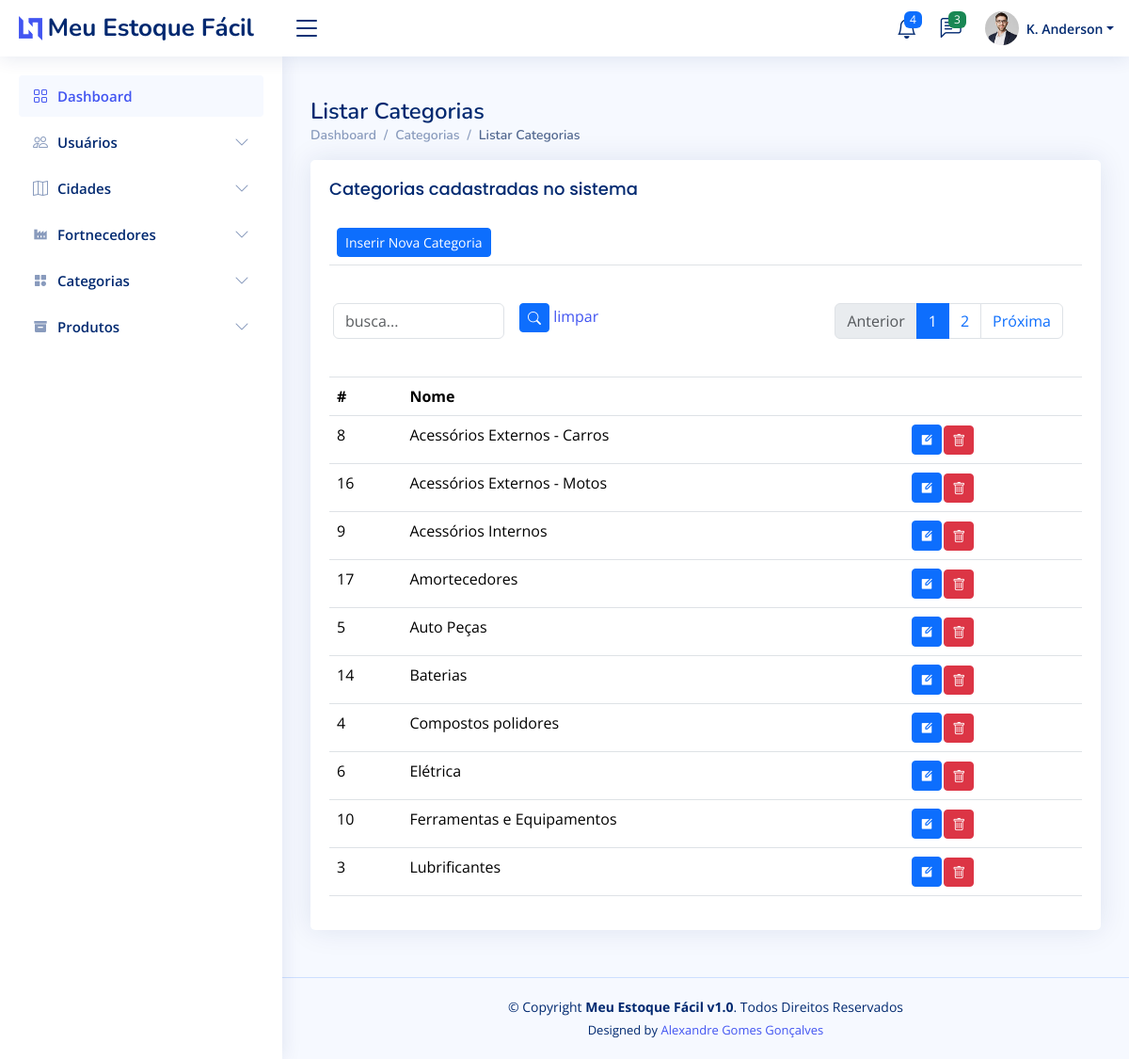
Before: /categoria/listarCategorias/ (signed in) with the older database file.
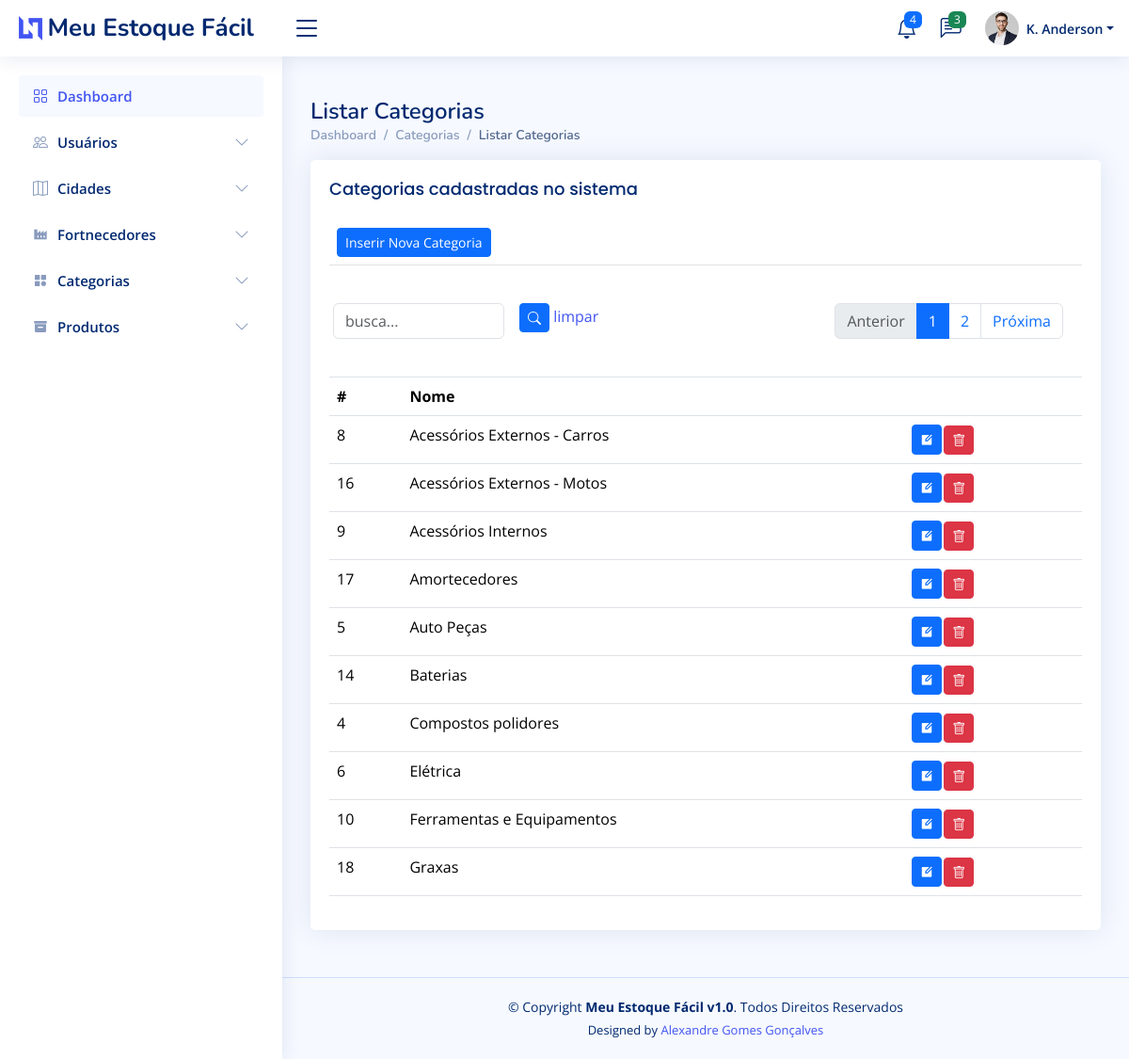
After: the same page with the newer database file.
### categoria/models.py (models this page shows, shortened)
class Categoria(models.Model):
    idCategoria     = models.AutoField(primary_key=True)
    nomeCategoria   = models.CharField(max_length=255)
    created_at      = models.DateTimeField(auto_now_add=True)
    updated_at      = models.DateTimeField(auto_now=True)
    class Meta:
        ordering = ['-nomeCategoria']

### categoria/views.py (the view)
# urls.py: path('listarCategorias/', views.listarCategorias, name='listarCategorias'),
@login_required(login_url='/sistema/login/')
def listarCategorias(request):
    if request.method == 'POST':
        Categoria.objects.filter(idCategoria=request.POST.get('idCategoria')).delete()
        return redirect('listarCategorias')
    busca = request.GET.get('busca')
    if busca:
        categorias = Categoria.objects.filter(nomeCategoria__icontains=busca).order_by('nomeCategoria')
    else:
        categorias = Categoria.objects.all().order_by('nomeCategoria')
    categoria_paginator = Paginator(categorias, 10)
    page_num = request.GET.get('page')
    page = categoria_paginator.get_page(page_num)
    return render(request, 'listarCategorias.html', { 'page': page })

### categoria/templates/listarCategorias.html (shortened to what the changed rows need)
{% extends 'base.html' %}
{% load static %}
{% block content %}
    <main id="main" class="main">
        <div class="pagetitle">
            <h1>Listar Categorias</h1>
        </div>
        <section class="section">
            <div class="row">
                <div class="col-lg-12">
                    <div class="card">
                        <div class="card-body">
                            <table class="table table-hover">
                                <thead>
                                    <tr>
                                        <td colspan="3">
                                            <a href="/categoria/inserirCategoria">
                                            </a>
                                        </td>
                                    </tr>
                                    <tr>
                                        <td colspan="3">
                                            <div class="row mb-3">
                                                <form class="row g-3">
                                                    <form action="" method="GET">
                                                        <div class="col-md-6">
                                                            <div class="page-links">
                                                                <nav aria-label="...">
                                                                    <ul class="pagination justify-content-end">
                                                                    {% for pageNum in page.paginator.page_range %}
                                                                        {% if page.number == pageNum %}
                                                                            <li class="page-item active"><a class="page-link" href="#">{{pageNum}}</a></li>
                                                                        {% else %}
                                                                            <li class="page-item"><a class="page-link" href="/categoria/listarCategorias/?page={{pageNum}}&busca={{request.GET.busca}}">{{pageNum}}</a></li>
                                                                        {% endif %}
                                                                    {% endfor %}
                                                                    </ul>
                                                                </nav>
                                                            </div>
                                                        </div>
                                                    </form>
                                                </div>
                                            </div>
                                    <tr>
                                        <th scope="col">#</th>
                                        <th scope="col">Nome</th>
                                        <th></th>
                                    </tr>
                                <tbody>
                                    {% for categoria in page.object_list %}
                                    <tr>
                                        <td scope="col">{{categoria.idCategoria}}</td>
                                        <td scope="col">{{categoria.nomeCategoria}}</td>
                                        <td>
                                            <table>
                                                <tr>
                                                    <td>
                                                        <a href="/categoria/editarCategoria/{{categoria.idCategoria}}">
                                                            <button class="btn btn-sm btn-primary" alt="editar"><i class="ri-edit-box-fill"></i></button>
                                                        </a>
                                                    </td>
                                                    <td>
                                                        <form action="" method="post">
                                                            <button type="button" class="btn btn-danger btn-sm" data-bs-toggle="modal" data-bs-target="#delete{{categoria.idCategoria}}"><i class="bi bi-trash"></i></button>
                                                        </form>
                                                    </td>
                                                </tr>
                                            </table>
                                        </td>
                                    </tr>
                                    {% endfor %}
                                </tbody>
                        </div>
                    </div>
                </div>
        </section>
    </main>
{% endblock %}

Changed rows visible on the page:
no longer on this page (row edited): Categoria: idCategoria "3", nomeCategoria "Lubrificantes"
added Categoria: idCategoria "18", nomeCategoria "Graxas"
